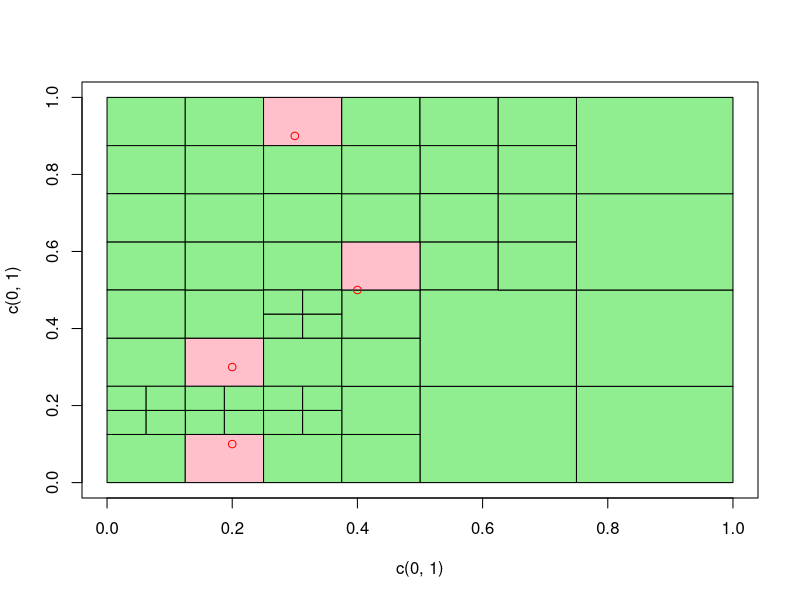

Recreate this plot in R.
whitneySquare <- setClass("whitneySquare",
    slots = c(
        x = "numeric",
        y = "numeric",
        w = "numeric"
    )
)

setValidity("whitneySquare", function(object) {
    if (length(object@x) != length(object@y)) {
        return("Numbers of x and y data are mismatched")
    } else if (length(object@x) != length(object@w)) {
        return("Numbers of x and w data are mismatched")
    }
    return(TRUE)
})

setMethod("initialize", "whitneySquare",
    function(.Object, x = numeric(0), y = numeric(0), w = numeric(0)) {
        .Object@x <- x
        .Object@y <- y
        .Object@w <- w

        validObject(.Object)
        return(.Object)
    }
)

setMethod("length", "whitneySquare", function(x) length(x@x))

setMethod("append", signature(x = "whitneySquare", values = "whitneySquare"), function(x, values, after = length(x)) {
    return(whitneySquare(append(x@x, values@x, after), append(x@y, values@y, after), append(x@w, values@w, after)))
})

setMethod("[", "whitneySquare", function(x,i,...) whitneySquare(x@x[i], x@y[i], x@w[i]))
setMethod("[<-", "whitneySquare", function(x,i,...,value) {
    x@x[i] <- value@x
    x@y[i] <- value@y
    x@w[i] <- value@w
    return(x)
})

setMethod(">", signature(e1 = "whitneySquare", e2 = "whitneySquare"), function(e1, e2) {
    result <- rep(FALSE, max(length(e1), length(e2)))

    result[e1@y > e2@y] <- TRUE
    result[e1@y < e2@y] <- FALSE

    I <- e1@y == e2@y
    result[I] <- (e1@x > e2@x)[I]

    return(result)
})

setMethod("<", signature(e1 = "whitneySquare", e2 = "whitneySquare"), function(e1, e2) {
    result <- rep(FALSE, max(length(e1), length(e2)))

    result[e1@y < e2@y] <- TRUE
    result[e1@y > e2@y] <- FALSE

    I <- e1@y == e2@y
    result[I] <- (e1@x < e2@x)[I]

    return(result)
})

bisect.whitney <- function(square) {
    square@w <- c(square@w %*% t(c(1,1,1,1)/2))

    square@x <- c(square@x %*% t(c(1,1,1,1))) + square@w * c(0,1,0,1)
    square@y <- c(square@y %*% t(c(1,1,1,1))) + square@w * c(0,0,1,1)

    return(square)
}

whitneyDecomposition <- setClass("whitneyDecomposition",
    slots = c(
        squares = "whitneySquare",
        order = "numeric",
        root = "numeric",
        nodes = "matrix",
        children = "matrix"
    )
)
# setValidity("whitneyDecomposition", function(object) {
#     rownames(object@nodes) <- NULL
#     rownames(object@children) <- NULL

#     if (any(object@nodes[,1]==0)) {
#         print("Found error 1")
#         print(object)
#         return("Error 1")
#     }
#     print("Validity passed")
#     print(object)
#     return(TRUE)
# })

setMethod("initialize", "whitneyDecomposition",
    function(.Object) {
        .Object@squares <- whitneySquare()
        .Object@order <- 5
        .Object@root <- NA_integer_
        .Object@nodes <- matrix(nrow = 0, ncol = .Object@order-1)
        .Object@children <- matrix(nrow = 0, ncol = .Object@order)

        # validObject(.Object)
        return(.Object)
    }
)

insert.whitney <- function(decomposition, squares) {
    lastIndex <- length(decomposition@squares)
    decomposition@squares <- append(decomposition@squares, squares)

    order <- decomposition@order

    for (squareIndex in seq_len(length(squares))) {
        n <- decomposition@root
        key <- lastIndex + squareIndex

        if (is.na(n)) {
            decomposition@nodes <- rbind(decomposition@nodes, c(key, rep(NA_integer_, order - 2)))
            decomposition@children <- rbind(decomposition@children, rep(NA_integer_, order))
            decomposition@root <- nrow(decomposition@nodes)
            next
        }

        nodePath <- c()
        insertPath <- c()

        lastNotFull <- 0

        while (TRUE) {
            s <- decomposition@nodes[n,]
            i <- sum(decomposition@squares[s[!is.na(s)]] < squares[squareIndex], na.rm=TRUE)
            notFull <- any(is.na(s))

            nodePath <- c(nodePath, n)
            insertPath <- c(insertPath, i)
            
            if (notFull) lastNotFull <- length(nodePath)
            
            if (is.na(decomposition@children[n,1])) {
                if (notFull) {
                    decomposition@nodes[n,] <- append(s[1:(order-2)], key, i)
                    lastNotFull <- NULL
                }
                break
            } else {
                n <- decomposition@children[n,i+1]
            }
        }

        if (!is.null(lastNotFull)) {
            medium <- ceiling(order/2)
            hold <- key
            holdChild <- NA_integer_

            for (level in length(nodePath):lastNotFull) {
                n <- nodePath[level]
                i <- insertPath[level]

                if (level != lastNotFull) {
                    extendedNode <- append(decomposition@nodes[n,], hold, i)
                    extendedChildren <- append(decomposition@children[n,], holdChild, i+1)

                    decomposition@nodes[n,] <- c(extendedNode[1:(medium-1)], rep(NA_integer_, order-medium))
                    decomposition@children[n,] <- c(extendedChildren[1:medium], rep(NA_integer_, order-medium))

                    newNode <- extendedNode[(medium+1):order]
                    newNode <- c(newNode, rep(NA_integer_, medium - 1))
                    newChildren <- extendedChildren[(medium+1):(order+1)]
                    newChildren <- c(newChildren, rep(NA_integer_, medium - 1))

                    decomposition@nodes <- rbind(decomposition@nodes, newNode)
                    decomposition@children <- rbind(decomposition@children, newChildren)

                    hold <- extendedNode[medium]
                    holdChild <- nrow(decomposition@nodes)
                } else if (level == 0) {
                    newNode <- c(hold, rep(NA_integer_, order - 2))
                    newChildren <- c(decomposition@root, holdChild, rep(NA_integer_, order - 2))

                    decomposition@nodes <- rbind(decomposition@nodes, newNode)
                    decomposition@children <- rbind(decomposition@children, newChildren)

                    decomposition@root <- nrow(decomposition@nodes)
                } else {
                    decomposition@nodes[n,] <- append(decomposition@nodes[n,-(order-1)], hold, i)
                    decomposition@children[n,] <- append(decomposition@children[n,-order], holdChild, i+1)
                }
            }
        }
    }

    rownames(decomposition@nodes) <- NULL
    rownames(decomposition@children) <- NULL

    return(decomposition)
}

partition.whitney <- function(x, y) {
    result <- insert.whitney(whitneyDecomposition(), whitneySquare(0,0,1))

    q <- 1
    queue <- c(1)

    while (q <= length(queue)) {
        # if (q > 65536) {
        #     print("Exceeds limit")
        #     break
        # }
        i <- queue[q]

        squarex <- result@squares@x[i]
        squarey <- result@squares@y[i]
        squarew <- result@squares@w[i]

        count <- sum((squarex - squarew <= x & x < squarex + 2 * squarew) & (squarey - squarew <= y & y < squarey + 2 * squarew))

        if (count > 1) {
            bisection <- bisect.whitney(result@squares[i])
            result@squares[i] <- bisection[1]

            result <- insert.whitney(result, bisection[2:4])
            queue <- c(queue, i, (length(result@squares)-2):length(result@squares))
        }
        q <- q + 1
    }

    return(result)
}

rect.whitney <- function(decomposition, x, y) {
    for (i in seq_len(length(decomposition@squares))) {
        square <- decomposition@squares[i]

        hasPoint <- any((square@x <= x & x < square@x + square@w) & (square@y <= y & y < square@y + square@w))
        col <- ifelse(hasPoint, "pink", "lightgreen")

        rect(square@x, square@y, square@x + square@w, square@y + square@w, col = col)
    }

    points(x, y, col = "red")
}

search.whiteney <- function(decomposition, x, y) {
    result <- whitneySquare()

    for (i in seq_len(length(x))) {
        n <- decomposition@root
        searching <- TRUE
        while (searching) {
            if (n == 0) {
                result <- append(result, whitneySquare(NA_integer_, NA_integer_, NA_integer_))
            }

            nodes <- decomposition@nodes[n, ]
            count <- sum(!is.na(nodes))
            notFound <- TRUE

            for (j in seq_len(count)) {
                square <- decomposition@squares[nodes[j]]
                if (y[i] < square@y) {
                    n <- decomposition@children[n, j]
                    notFound <- FALSE
                    break
                } else if (y[i] < square@y + square@w) {
                    if (x[i] < square@x) {
                        n <- decomposition@children[n, j]
                        notFound <- FALSE
                        break
                    } else if (x[i] < square@x + square@w) {
                        result <- append(result, square)
                        notFound <- FALSE
                        searching <- FALSE
                        break
                    }
                }
            }

            if (notFound) {
                n <- decomposition@children[n, count+1]
            }
        }
    }

    return(result)
}

x <- c(0.2,0.2,0.4,0.3)
y <- c(0.3,0.1,0.5,0.9)

W <- partition.whitney(x, y)

plot(c(0,1), c(0,1), type = "n")
rect.whitney(W, x, y)